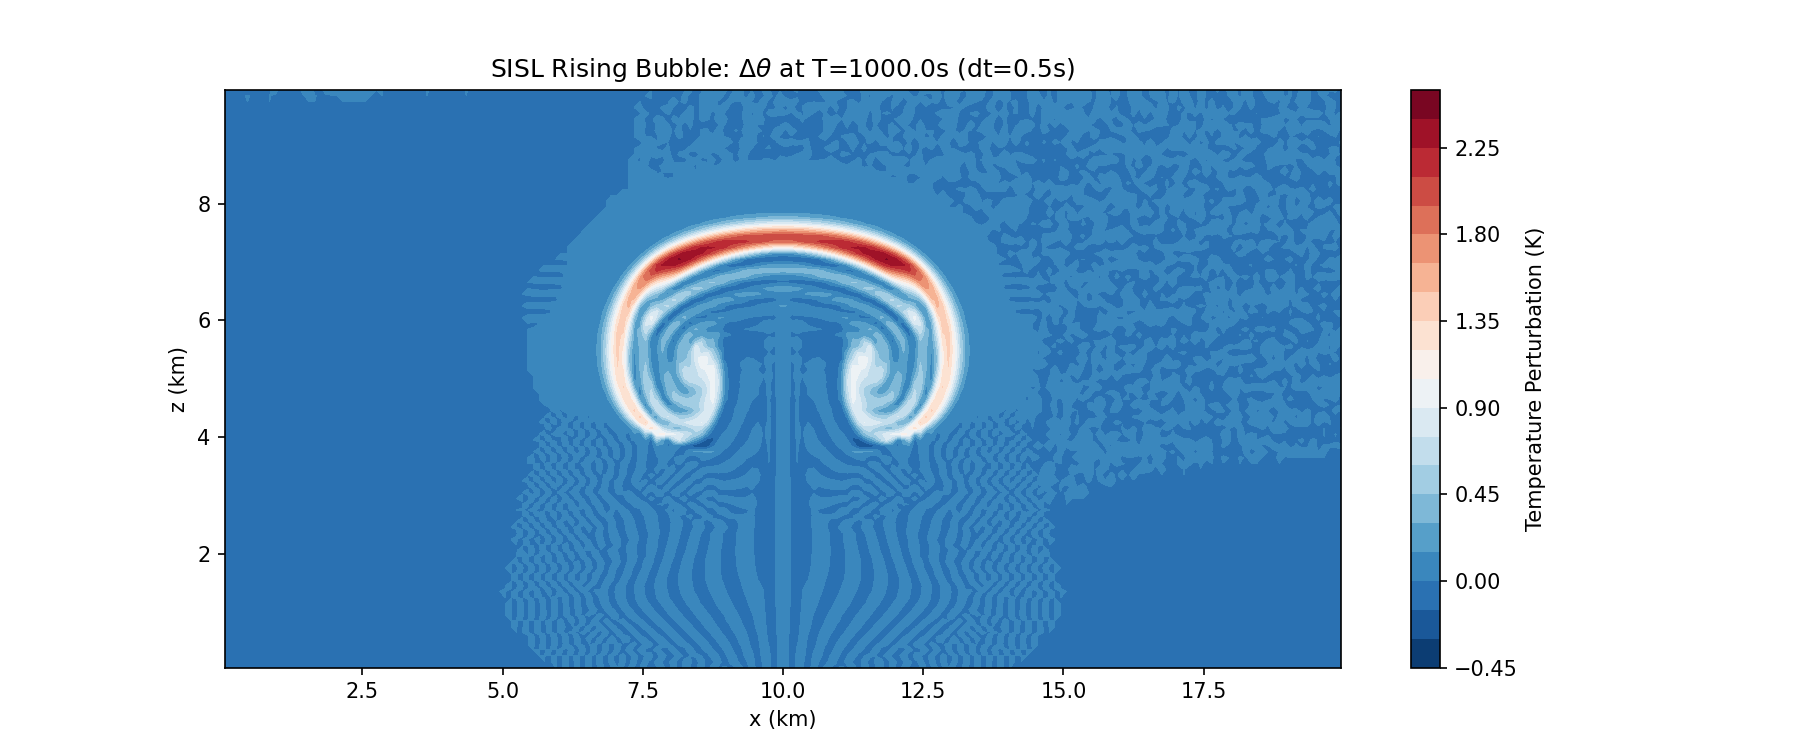

Recreate this plot in Python.
import jax
jax.config.update("jax_enable_x64", True)
import jax.numpy as jnp
import matplotlib.pyplot as plt

from suetes.slice2d.grids import StaggeredGrid
from suetes.slice2d.euler import VerticalSlice
from suetes.slice2d.steppers import SISLStepper
from suetes.shared.driver import Simulation

# ====================================================================
# 1. SETUP GRID & PHYSICS
# ====================================================================
nx, nz = 200, 100 
Lx, Lz = 20000.0, 10000.0
grid = StaggeredGrid(nx, nz, Lx, Lz, h_func=lambda x: 0.0)
grid.periodic_x = True

constants = {'g': 9.81, 'cp': 1004.0, 'cvd': 717.0, 'Rd': 287.0, 'p0': 100000.0}
# Isentropic background (theta = 300K)
physics = VerticalSlice(grid, constants, damp_height=8000.0, N_bv=0.0)

# ====================================================================
# 2. INITIAL STATE (Hydrostatic + Warm Bubble)
# ====================================================================
def get_initial_state(grid, physics):
    # 1. Background Potential Temperature
    theta_bg = 300.0
    
    # 2. Hydrostatic Exner Pressure: pi(z) = 1 - (g*z)/(cp*theta)
    pi_bg = 1.0 - (physics.c['g'] * grid.Z_m) / (physics.c['cp'] * theta_bg)
    
    # 3. Density from Ideal Gas Law
    # rho = (p0 / (Rd * theta)) * pi^(cv/Rd)
    rho_bg = (physics.c['p0'] / (physics.c['Rd'] * theta_bg)) * \
             (pi_bg ** (physics.c['cvd'] / physics.c['Rd']))
    
    # 4. Bubble Perturbation
    xc, zc = 10000.0, 2000.0
    r_bubble = 2000.0
    r = jnp.sqrt((grid.X_m - xc)**2 + (grid.Z_m - zc)**2)
    
    theta_pert = jnp.where(r < r_bubble, 2.0 * jnp.cos(0.5 * jnp.pi * r / r_bubble)**2, 0.0)
    
    return {
        'u': jnp.zeros_like(grid.X_u),
        'w': jnp.zeros_like(grid.X_w),
        'rho': rho_bg,
        'pi': pi_bg,
        'th_v': theta_bg + theta_pert,
        'eta_dot': jnp.zeros_like(grid.X_w)
    }

state = get_initial_state(grid, physics)

# ====================================================================
# 3. RUN SIMULATION
# ====================================================================
dt = 0.5
stepper = SISLStepper(physics, dt)

def boundary_conditions(st, forcing):
    # Rigid wall at top and bottom
    st['w'] = st['w'].at[:, 0].set(0.0)
    st['w'] = st['w'].at[:, -1].set(0.0)
    
    # Constrain logical vertical velocity
    st['eta_dot'] = st['eta_dot'].at[:, 0].set(0.0)
    st['eta_dot'] = st['eta_dot'].at[:, -1].set(0.0)
    return st

# 1000 seconds of simulation
t_end = 1000.0
sim = Simulation(stepper, forcing_fn=None, bc_fn=boundary_conditions)

print(f"Running SISL Bubble Test (dt={dt}s)...")
final_state = sim.run(state, 0.0, t_end, dt, chunk_steps=100)

# ====================================================================
# 4. PLOTTING
# ====================================================================
plt.figure(figsize=(12, 5))
th_pert = final_state['th_v'] - 300.0
plt.contourf(grid.X_m / 1000.0, grid.Z_m / 1000.0, th_pert, levels=20, cmap='RdBu_r')
plt.title(f"SISL Rising Bubble: $\Delta \\theta$ at T={t_end}s (dt={dt}s)")
plt.xlabel("x (km)")
plt.ylabel("z (km)")
plt.colorbar(label="Temperature Perturbation (K)")
plt.savefig('bubble_sisl.png', dpi=150)
print("Saved bubble_sisl.png")
